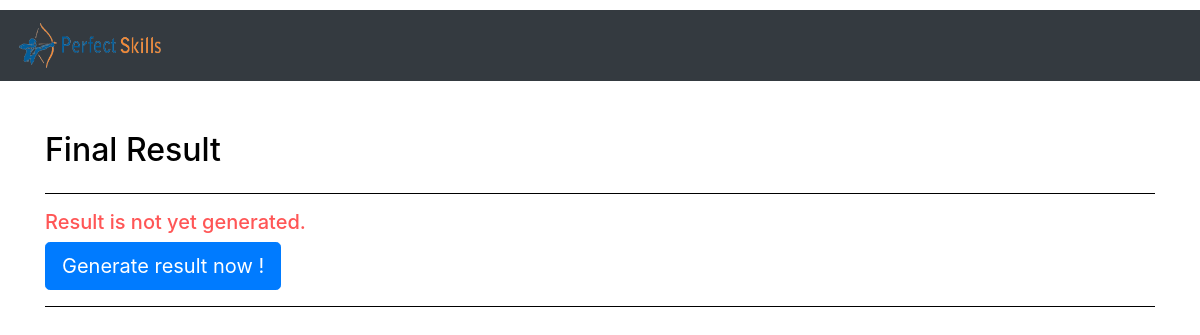
Page /response_evaluation/response_evaluation_dshsboard/re_result_view/bjxxckg/ on the earlier database version.
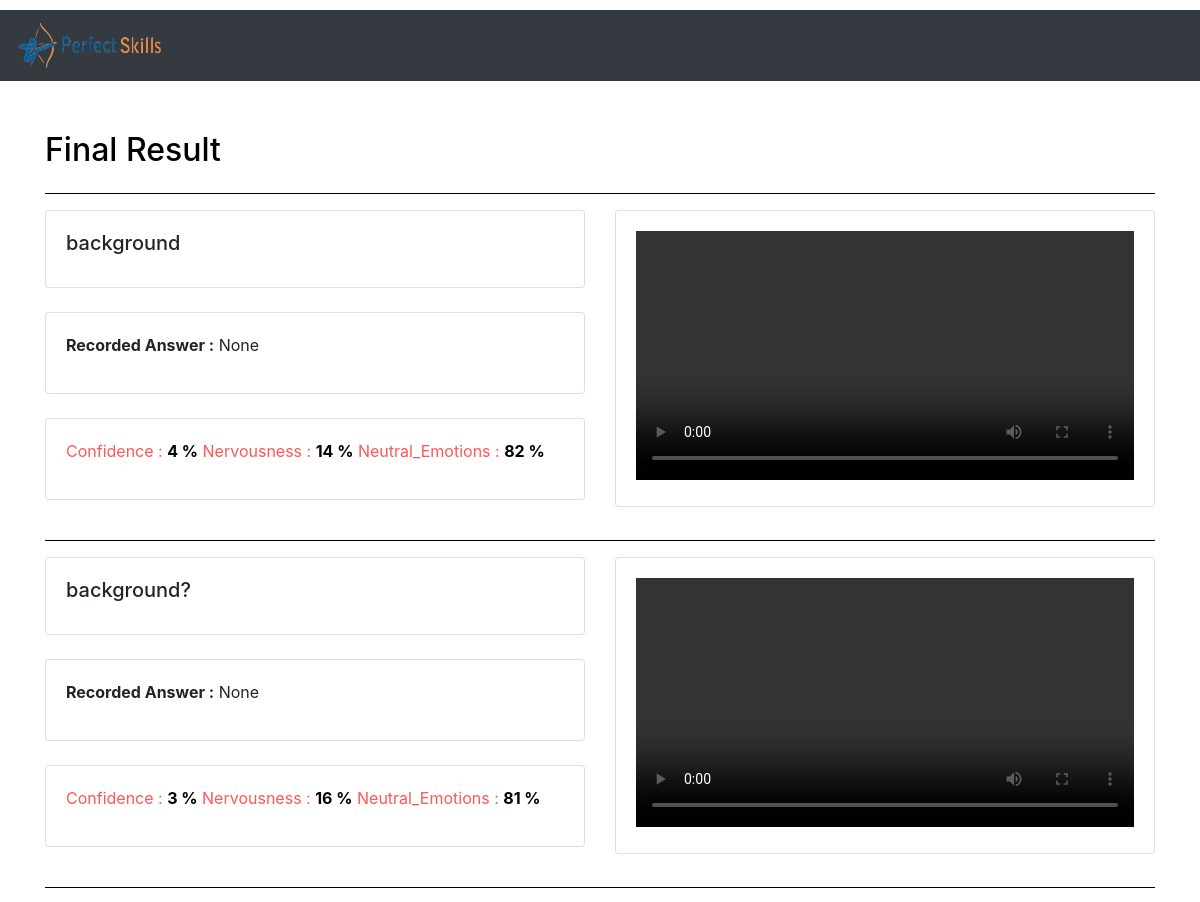
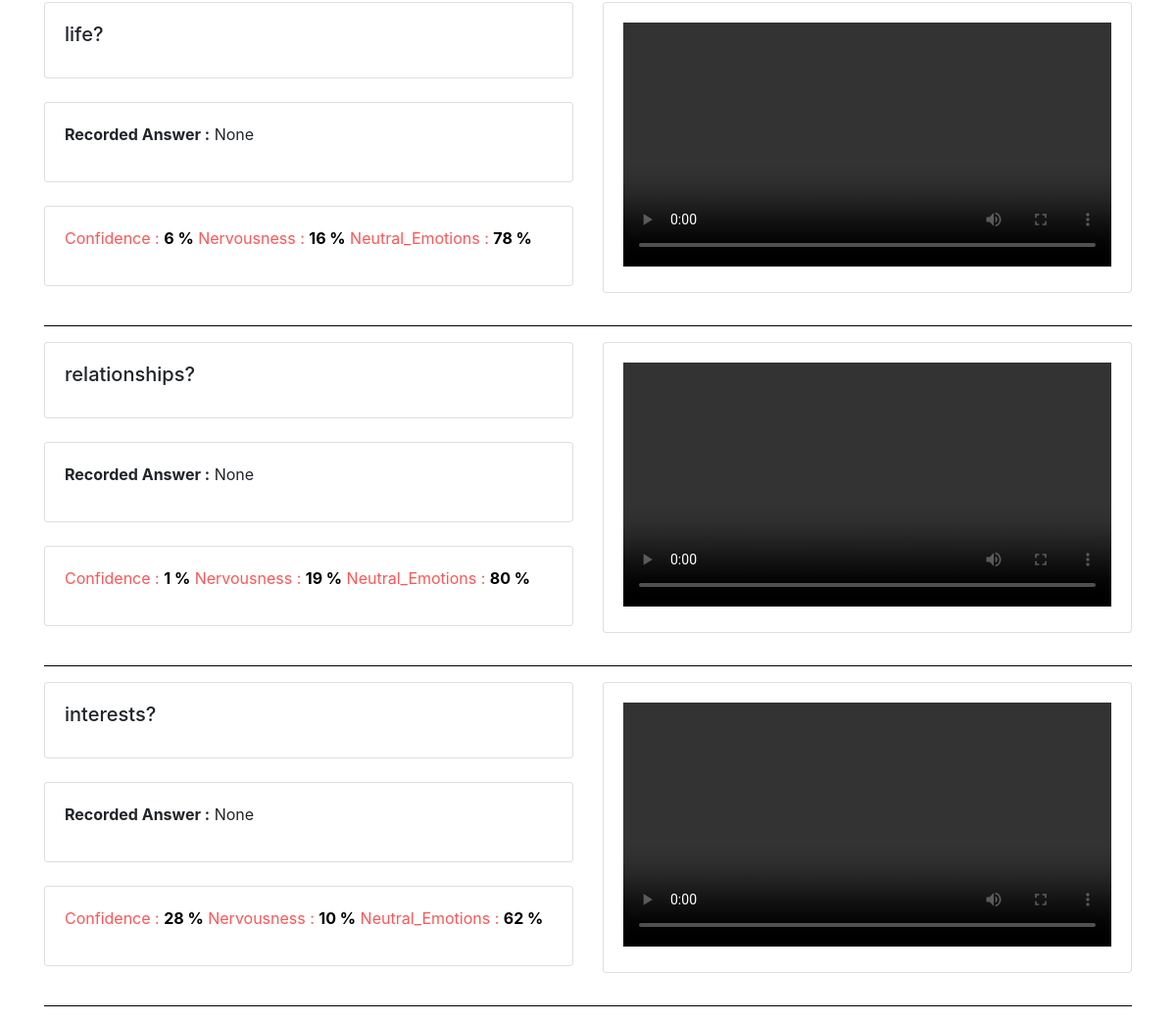
Same page on the later database version (2 pictures, top to bottom).
### response_evaluation/models.py (models this page shows, shortened)
class re_recordings(models.Model):
    id =models.AutoField(primary_key=True)
    test = models.ForeignKey(UserSubmittedTest, on_delete=models.CASCADE, null=True, blank=True)
    Submission_code = models.CharField(max_length=300,null=True)
    que = models.CharField(max_length=300,null=True)
    videoAns = models.FileField(upload_to='media',blank=True)
    trasnscript = models.CharField(max_length=10000,null=True)
    confidence=models.IntegerField(null=True,default=0)
    nervousness=models.IntegerField(null=True,default=0)
    neutral=models.IntegerField(null=True,default=0)

### response_evaluation/views.py (the view)
# urls.py: path('response_evaluation_dshsboard/re_result_view/<str:test_code>/',re_result_view, name='re_result_view'),
def re_result_view(request, test_code):
    url = settings.MEDIA_URL
    all_re = re_recordings.objects.filter(Submission_code=test_code)
    try:
        user_test_instance = UserSubmittedTest.objects.get(Submission_code=test_code)
        result_generate = user_test_instance.result_generate
    except UserSubmittedTest.DoesNotExist:
        result_generate = None
    print(test_code)
    return render(request, 'viewre.html', {'re': all_re, 'url': url, 'test_code': test_code, 'result_generate': result_generate})

### templates/viewre.html (shortened to what this page needs)
<!doctype html>
<html lang="en">
<head>
    {% load static %}
    <link rel="stylesheet" href="https://cdn.jsdelivr.net/npm/bootstrap@4.0.0/dist/css/bootstrap.min.css"
>
</head>
<body>
    {% if user.is_authenticated %}
    <nav class="navbar navbar-dark bg-dark" style="margin-top: 10px;">
        <img src="{% static 'image/ps.png' %}" width="150" height="45" alt="">
        <div class="form-inline" style="margin: 5px 5px 5px 5px 5px;">
            <h2 style=" color:rgb(255, 255, 255); margin-right: 10px;">Hello,{{ user.first_name }}</h2>
            <a class="btn btn-danger" style="text-align:center; margin-right: 10px;" href="{% url 'logout' %}"
                role="button">Logout</a>
        </div>
    </nav>
    {% else %}
    <nav class="navbar navbar-dark bg-dark" style="margin-top: 10px;">
        <a class="navbar-brand" href="{% url 'home' %}">
            <img src="{% static 'image/ps.png' %}" width="150" height="45" alt="">
        </a>
    </nav>
    {% endif %}
    <section class="vh-100" style="background-color: rgb(255, 255, 255);margin-top: 50px;">
        <div class="container h-100" style="margin-top: 5px;">
            <div class="row">
                <div class="col-md-5">
                    <h2 style=" color:rgb(0, 0, 0); margin-right: 10px;">Final Result </h2>
                </div>
                <div class="col-md-4">
                </div>
            </div>
            <hr color="black">
        </div>
        {% if not result_generate %}
        <div class="container h-100" style="margin-top: 5px;">
            <div class="row">
                <div class="col" id="resultgeneration">
                    <h5 style=" color:#ff5656;">Result is not yet generated.</h5>
                              <a href="{% url 'response_evaluation_result' test_code %}">  <button class="btn btn-primary btn-lg" id="run-task-button">Generate
                                    result now !</button></a>
                </div>
            </div>
            <hr color="black">
        </div>
        {% endif %}
        {% for i in re %}
        <div class="container h-100" style="margin-top: 5px;">
            <div class="row">
                <div class="col-sm-6" id="res_only">
                    <div class="card">
                        <div class="card-body">
                            <h5 class="card-title">
                                {{ i.que }}</h5>
                        </div>
                    </div>
                    <br>
                    <div class="card">
                        <div class="card-body">
                            <p> <span style="font-weight: bold;">Recorded Answer :</span>
                                {{ i.trasnscript }}
                            </p>
                        </div>
                    </div>
                    <br>
                    <div class="card">
                        <div class="card-body" id="video_card">
                            <p style=" color:#ff5656;">Confidence : <span style="font-weight:bold; color:#000000;">
                                {{ i.confidence }} %</span>
                            Nervousness : <span style="font-weight:bold; color:#000000;">
                                {{ i.nervousness }} %</span>
                            Neutral_Emotions : <span style="font-weight:bold; color:#000000;">
                                {{ i.neutral }} %</span>
                        </p>
                        </div>
                    </div>
                    <br>
                </div>
                <div class="col-sm-6" id="resu_vid">
                    <div class="card">
                        <div class="card-body" id="video_card">
                            <video width="100%" height="60%" controls>
                                <source src="{{ url }}{{ i.videoAns }}" type="video/webm">
                            </video>
                        </div>
                    </div>
                </div>
            </div>
            <hr color="black">
        </div>
        {% endfor %}
    </section>
</body>
</html>

Differences in the rows shown:
now on this page (row edited): re_recordings: que "background", trasnscript "None", confidence "4", nervousness "14", neutral "82"
now on this page (row edited): re_recordings: que "background?", trasnscript "None", confidence "3", nervousness "16", neutral "81"
now on this page (row edited): re_recordings: que "life?", trasnscript "None", confidence "6", nervousness "16", neutral "78"
now on this page (row edited): re_recordings: que "relationships?", trasnscript "None", confidence "1", nervousness "19", neutral "80"
now on this page (row edited): re_recordings: que "interests?", trasnscript "None", confidence "28", nervousness "10", neutral "62"
Other differences:
text no longer shown: "Result is not yet generated. Generate result now !"
